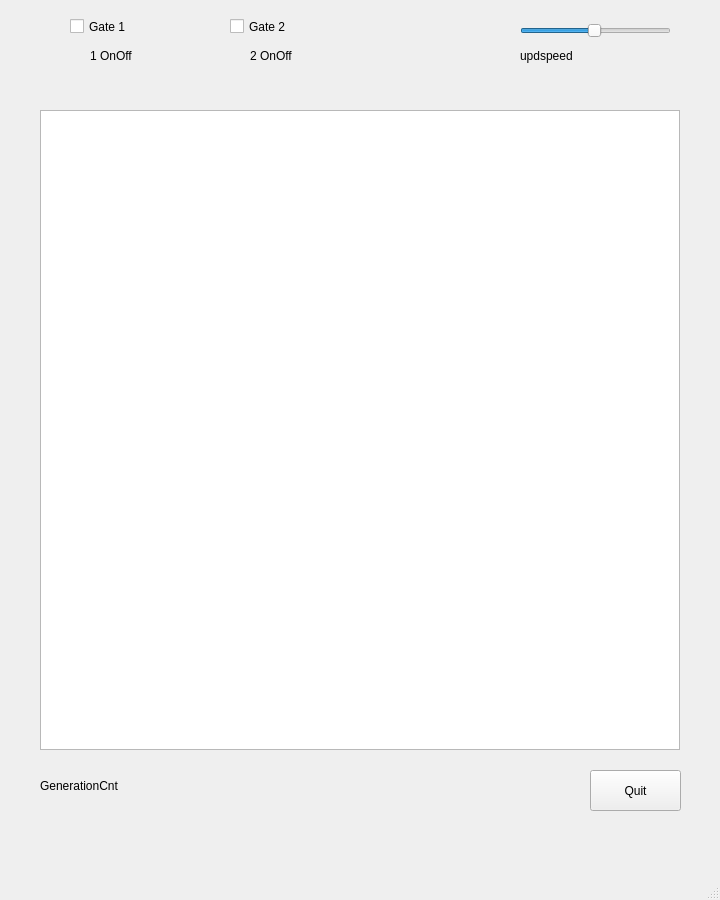
<?xml version="1.0" encoding="UTF-8"?>
<ui version="4.0">
 <class>MainWindow</class>
 <widget class="QMainWindow" name="MainWindow">
  <property name="geometry">
   <rect>
    <x>0</x>
    <y>0</y>
    <width>720</width>
    <height>900</height>
   </rect>
  </property>
  <property name="windowTitle">
   <string>MainWindow</string>
  </property>
  <widget class="QWidget" name="centralwidget">
   <widget class="QGraphicsView" name="graphicsView">
    <property name="geometry">
     <rect>
      <x>40</x>
      <y>110</y>
      <width>640</width>
      <height>640</height>
     </rect>
    </property>
   </widget>
   <widget class="QPushButton" name="pushButton">
    <property name="geometry">
     <rect>
      <x>590</x>
      <y>770</y>
      <width>91</width>
      <height>41</height>
     </rect>
    </property>
    <property name="text">
     <string>Quit</string>
    </property>
   </widget>
   <widget class="QSlider" name="SliderUpdateSpeed">
    <property name="geometry">
     <rect>
      <x>520</x>
      <y>20</y>
      <width>151</width>
      <height>21</height>
     </rect>
    </property>
    <property name="minimum">
     <number>1</number>
    </property>
    <property name="maximum">
     <number>100</number>
    </property>
    <property name="value">
     <number>50</number>
    </property>
    <property name="sliderPosition">
     <number>50</number>
    </property>
    <property name="orientation">
     <enum>Qt::Horizontal</enum>
    </property>
    <property name="invertedAppearance">
     <bool>false</bool>
    </property>
    <property name="invertedControls">
     <bool>false</bool>
    </property>
   </widget>
   <widget class="QLabel" name="labelUpdspeed">
    <property name="geometry">
     <rect>
      <x>520</x>
      <y>40</y>
      <width>151</width>
      <height>31</height>
     </rect>
    </property>
    <property name="text">
     <string>updspeed</string>
    </property>
   </widget>
   <widget class="QLabel" name="labelOut1">
    <property name="geometry">
     <rect>
      <x>90</x>
      <y>40</y>
      <width>71</width>
      <height>31</height>
     </rect>
    </property>
    <property name="text">
     <string>1 OnOff</string>
    </property>
   </widget>
   <widget class="QLabel" name="labelOut2">
    <property name="geometry">
     <rect>
      <x>250</x>
      <y>40</y>
      <width>71</width>
      <height>31</height>
     </rect>
    </property>
    <property name="text">
     <string>2 OnOff</string>
    </property>
   </widget>
   <widget class="QCheckBox" name="checkBox1">
    <property name="geometry">
     <rect>
      <x>70</x>
      <y>10</y>
      <width>91</width>
      <height>33</height>
     </rect>
    </property>
    <property name="text">
     <string>Gate 1</string>
    </property>
   </widget>
   <widget class="QCheckBox" name="checkBox2">
    <property name="geometry">
     <rect>
      <x>230</x>
      <y>10</y>
      <width>91</width>
      <height>33</height>
     </rect>
    </property>
    <property name="text">
     <string>Gate 2</string>
    </property>
   </widget>
   <widget class="QLabel" name="labelGen">
    <property name="geometry">
     <rect>
      <x>40</x>
      <y>770</y>
      <width>191</width>
      <height>31</height>
     </rect>
    </property>
    <property name="text">
     <string>GenerationCnt</string>
    </property>
   </widget>
  </widget>
  <widget class="QMenuBar" name="menubar">
   <property name="geometry">
    <rect>
     <x>0</x>
     <y>0</y>
     <width>720</width>
     <height>34</height>
    </rect>
   </property>
  </widget>
  <widget class="QStatusBar" name="statusbar"/>
 </widget>
 <resources/>
 <connections/>
</ui>
